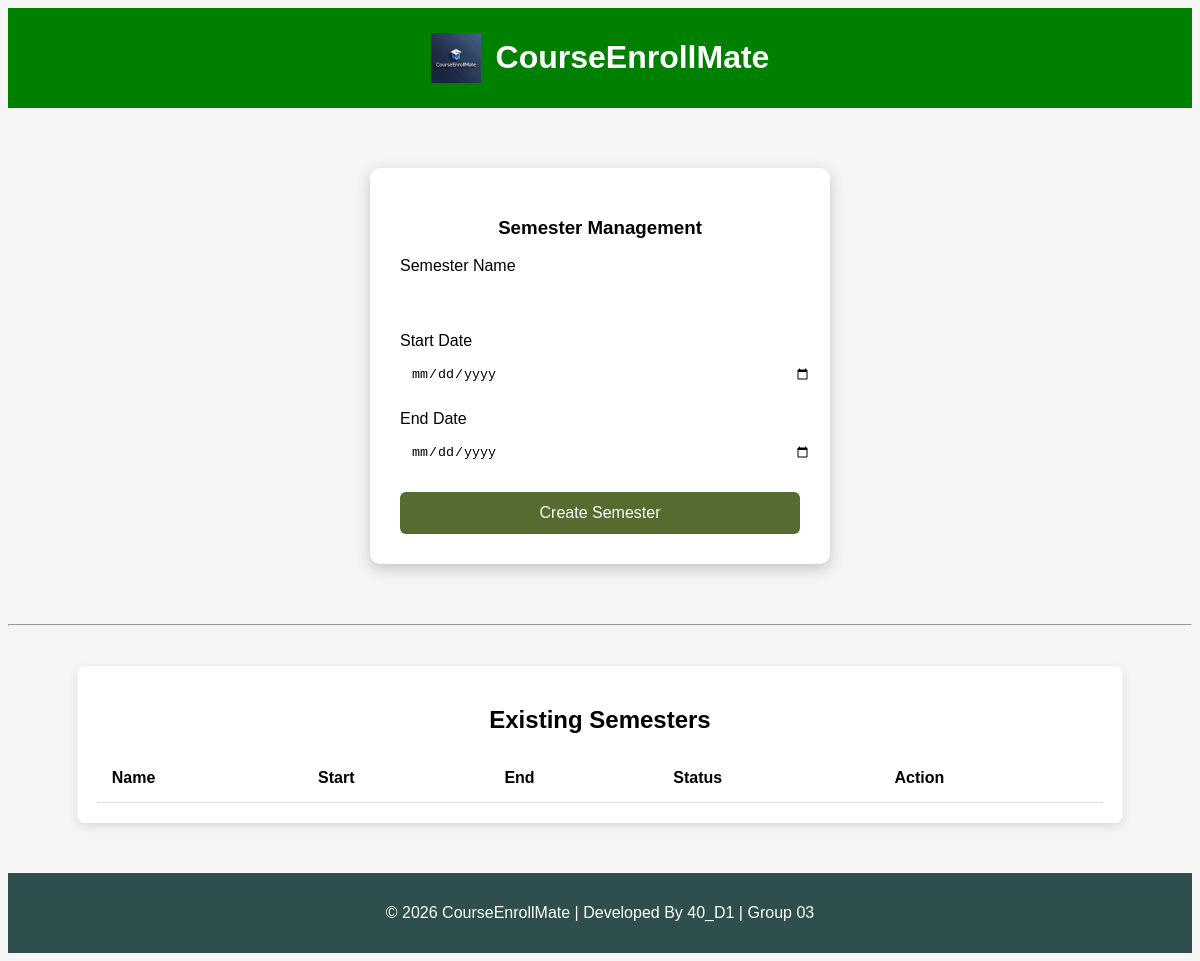
/manage_semesters (signed in), run on an earlier commit of the app's database.
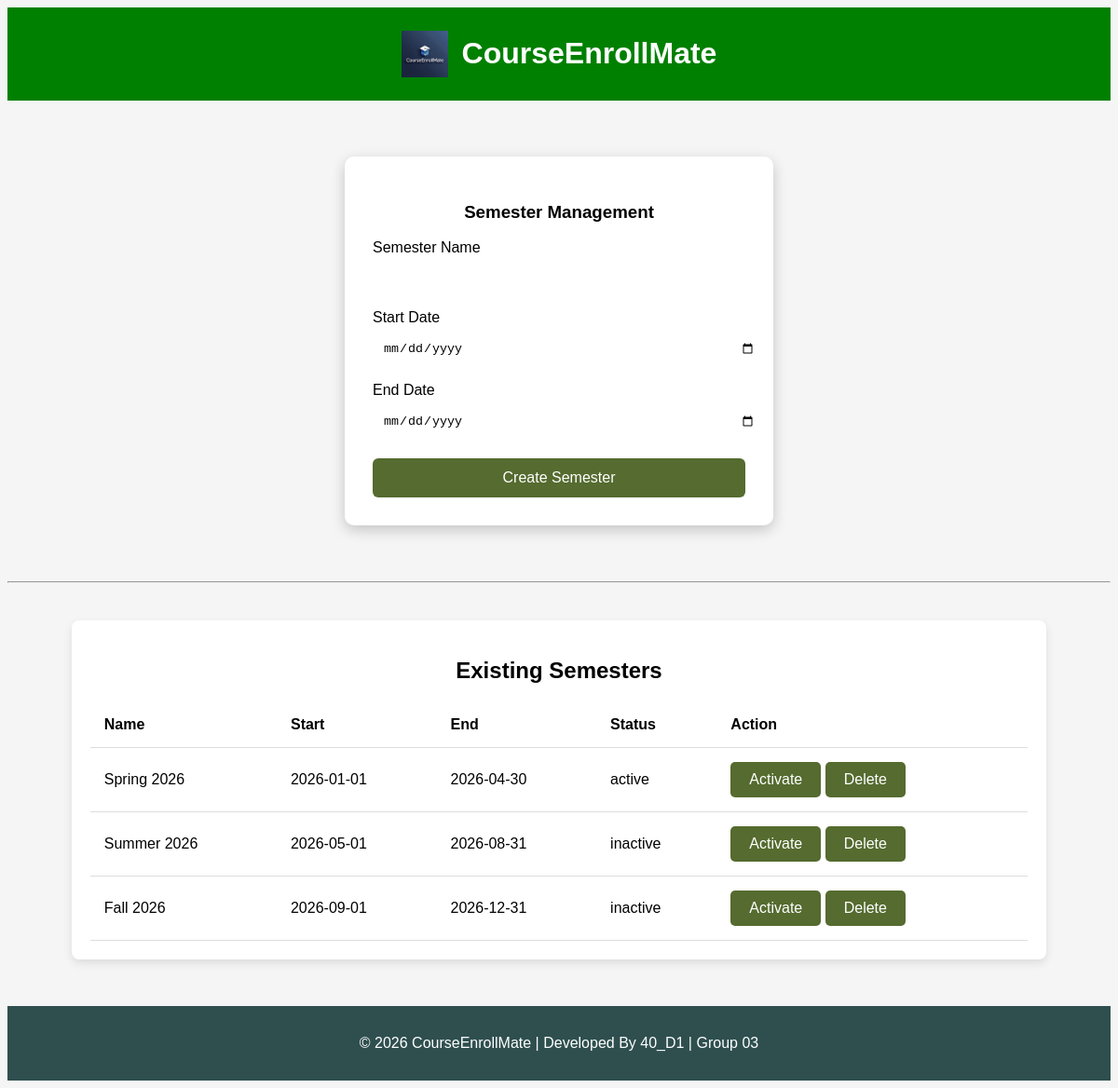
And on a later commit of the database.
### tables this page shows
CREATE TABLE semesters (
    id INTEGER PRIMARY KEY AUTOINCREMENT,
    semester_name TEXT NOT NULL,
    start_date TEXT,
    end_date TEXT,
    status TEXT CHECK(status IN ('active','inactive')) DEFAULT 'inactive'
);

### app.py (the view, shortened to what this page needs)
@app.route("/manage_semesters", methods=["GET","POST"])
@login_required
@role_required("admin")
def manage_semesters():
    conn = get_db_connection()
    semesters = conn.execute(
        "SELECT * FROM semesters"
    ).fetchall()
    conn.close()
    return render_template(
        "manage_semesters.html",
        semesters=semesters
    )

### app.py (called while the page is built)
def get_db_connection():
    conn = sqlite3.connect("courseenrollmate.db")
    conn.row_factory = sqlite3.Row
    conn.execute("PRAGMA foreign_keys = ON")
    return conn

### helper.py (called while the page is built)
def login_required(f):
    @wraps(f)
    def decorated_function(*args, **kwargs):
        if "username" not in session:
            return redirect("/login")
        return f(*args, **kwargs)
    return decorated_function

def role_required(role):
    def decorator(f):
        @wraps(f)
        def decorated_function(*args, **kwargs):
            if session.get("role") != role:
                return "403 Forbidden: Unauthorized access"
            return f(*args, **kwargs)
        return decorated_function
    return decorator

### templates/manage_semesters.html
{% extends "base.html" %}
{% block body %}
<div class="login-container">
    <h3>Semester Management</h3>
    <form method="POST">
        <label>Semester Name</label>
        <input type="text" name="semester_name" required>
        <label>Start Date</label>
        <input type="date" name="start_date" required>
        <label>End Date</label>
        <input type="date" name="end_date" required>
        <button type="submit">Create Semester</button>
    </form>
</div>
<hr>
<div class="table-container">
    <h2>Existing Semesters</h2>
    <table>
        <tr>
            <th>Name</th>
            <th>Start</th>
            <th>End</th>
            <th>Status</th>
            <th>Action</th>
        </tr>
    {% for semester in semesters %}
        <tr>
            <td>{{ semester['semester_name'] }}</td>
            <td>{{ semester['start_date'] }}</td>
            <td>{{ semester['end_date'] }}</td>
            <td>{{ semester['status'] }}</td>
        <td>
            <a href="/activate_semester/{{ semester['id'] }}"> Activate </a>
            <a href="/delete_semester/{{ semester['id'] }}"> Delete </a>
        </td>
        </tr>
    {% endfor %}
    </table>
</div>
{% endblock %}

### templates/base.html (shortened to what this page needs)
<!DOCTYPE html>
<html lang="en">
<head>
    <link rel="stylesheet" href="{{ url_for('static', filename='style.css') }}">
</head>
<body>
    <header class="site-header">
        <img src="{{ url_for('static', filename='logo.png') }}" alt="CourseEnrollMate Logo" class="logo">
        <h1>CourseEnrollMate</h1>
    </header>
    {% block body %}
    {% endblock %}
    <footer>
    <p>© 2026 CourseEnrollMate | Developed By 40_D1 | Group 03 </p>
    </footer>
</body>
</html>

### static/style.css (style rules this page uses)
body { font-family: Arial, sans-serif; background:whitesmoke; text-align:center; }
header { background: limegreen; color:white; padding:15px; }
.site-header { background:green; color:white; padding:10px; display:flex; align-items:center; justify-content:center; gap:15px; }
.logo { width:50px; height:auto; }
a { display:inline-block; padding:10px 20px; background: darkolivegreen; color:white; text-decoration:none; border-radius:5px; }
footer { margin-top:50px; background:darkslategrey; color:white; padding:15px; text-align:center; }
.login-container { width:400px; margin:60px auto; background:white; padding:30px; border-radius:10px; box-shadow:0 5px 15px rgba(0,0,0,0.2); text-align:left; }
.login-container h3 { text-align:center; }
label { display:block; margin-top:15px; }
input, select { width:100%; padding:10px; margin-top:5px; border-radius:6px; border:1px solid white; }
button { width:100%; margin-top:20px; padding:12px; background:darkolivegreen; border:none; color:white; font-size:16px; border-radius:6px; cursor:pointer; }
.table-container { width:85%; margin:40px auto; background:white; padding:20px; border-radius:8px; box-shadow:0 4px 10px rgba(0,0,0,0.1); }
table { width:100%; border-collapse:collapse; }
th,td { padding:15px; text-align:left; }
tbody tr { border-bottom:1px solid #ddd; }

What changed in the data, as far as the page shows it:
added semesters: semester_name "Spring 2026", start_date "2026-01-01", end_date "2026-04-30", status "active"
added semesters: semester_name "Summer 2026", start_date "2026-05-01", end_date "2026-08-31", status "inactive"
added semesters: semester_name "Fall 2026", start_date "2026-09-01", end_date "2026-12-31", status "inactive"
